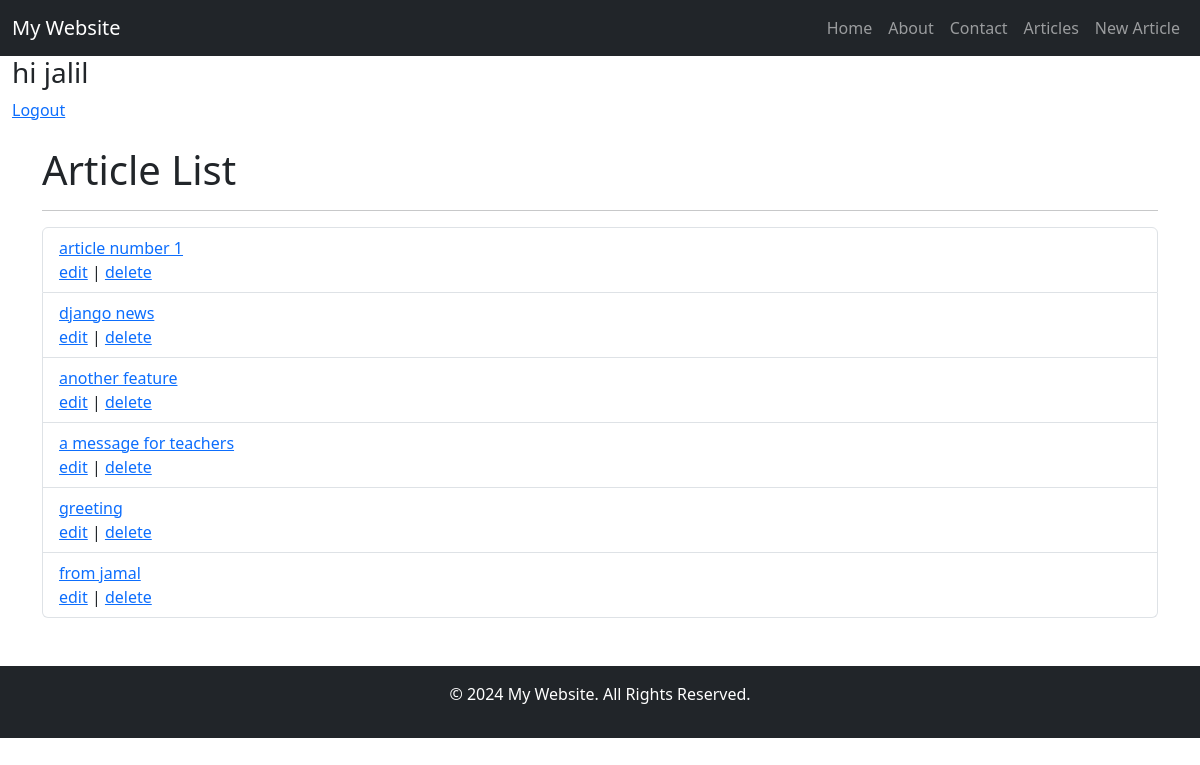
Page /articles/ (signed in) on the committed database.
### accounts/models.py (models this page shows)
class CustomUser(AbstractUser):
    age = models.PositiveIntegerField(null=True, blank=True)

### articles/models.py (models this page shows, shortened)
class Article(models.Model):
    title = models.CharField(max_length=150)
    body = models.TextField()
    date = models.DateTimeField(auto_now_add=True)
    author = models.ForeignKey(get_user_model(), on_delete=models.CASCADE)
    def __str__(self):
        return self.title

### articles/views.py (the view)
# urls.py: path('', ArticleListView.as_view(), name='article_list'),
class ArticleListView(ListView):
    model = Article
    template_name = 'articles/article_list.html'

### templates/articles/article_list.html (shortened to what this page needs)
{% extends 'base.html' %}
{% block content %}
	<h1>Article List</h1>
    <hr>
    <div class="list-group">
        <ul class="list-group">
            {% for object in object_list %}
            	<li class="list-group-item"> <a href="{% url 'article_detail' object.pk %}">{{ object }} </a> <br>
                <a class="dj_map_wrapper" href="{% url 'article_edit' object.pk %}">edit</a>  |
                    <a class="dj_map_delete" href="{% url 'article_delete' object.pk %}">delete</a>
                </li>
            {% endfor %}
        </ul>
    </div>
{% endblock %}

### templates/base.html (shortened to what this page needs)
<!DOCTYPE html>
<html lang="en">
<head>
    <link href="https://cdn.jsdelivr.net/npm/bootstrap@5.3.0-alpha1/dist/css/bootstrap.min.css" rel="stylesheet">
</head>
<body>
    <nav class="navbar navbar-expand-lg navbar-dark bg-dark">
        <div class="container-fluid">
            <a class="navbar-brand" href="#">My Website</a>
            <div class="collapse navbar-collapse" id="navbarNav">
                <ul class="navbar-nav ms-auto">
                    <li class="nav-item">
                        <a class="nav-link" href="{% url 'home' %}">Home</a>
                    </li>
                    <li class="nav-item">
                        <a class="nav-link" href="">About</a>
                    </li>
                    <li class="nav-item">
                        <a class="nav-link" href="">Contact</a>
                    </li>
                    <li class="nav-item">
                        <a class="nav-link" href="{% url 'article_list' %}">Articles</a>
                    </li>
                    <li class="nav-item">
                        <a class="nav-link" href="{% url 'article_create' %}">New Article</a>
                    </li>
                </ul>
            </div>
        </div>
    </nav>
    <nav class="theme-icon-when-light">
        <div class="container-fluid">
            {% if user.is_authenticated %}
            	   <p class="h3">hi {{ user }}</p>
                 <a class="navbar-link" href="{% url 'custom_logout' %}">Logout</a>
            {% else %}
                 <a class="navbar-link" href="{% url 'login' %}">Login<span class="sr-only"></span></a>
                 <a class="navbar-link" href="{% url 'signup' %}">Signup <span class="sr-only"></span> </a>
            {% endif %}
        </div>
    </nav>
    <div class="container mt-4">
        {% block content %}{% endblock %}
    </div>
    <footer class="bg-dark text-white text-center py-3 mt-5">
        <p>&copy; 2024 My Website. All Rights Reserved.</p>
    </footer>
</body>
</html>

### rows in the picture
CustomUser: username "jalil"
Article: title "article number 1"
Article: title "django news"
Article: title "another feature"
Article: title "a message for teachers"
Article: title "greeting"
Article: title "from jamal"
